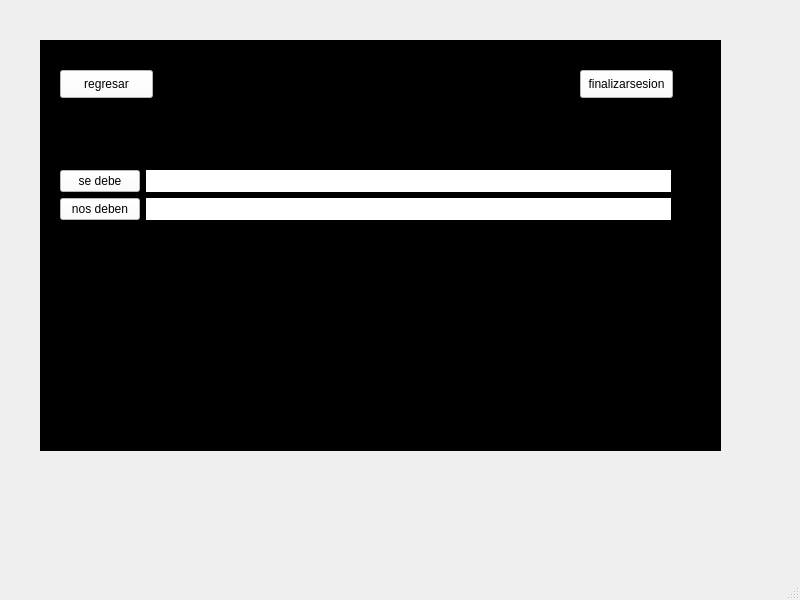
<?xml version="1.0" encoding="UTF-8"?>
<ui version="4.0">
 <class>MainWindow</class>
 <widget class="QMainWindow" name="MainWindow">
  <property name="geometry">
   <rect>
    <x>0</x>
    <y>0</y>
    <width>800</width>
    <height>600</height>
   </rect>
  </property>
  <property name="windowTitle">
   <string>MainWindow</string>
  </property>
  <widget class="QWidget" name="centralwidget">
   <widget class="QFrame" name="frame">
    <property name="geometry">
     <rect>
      <x>40</x>
      <y>40</y>
      <width>681</width>
      <height>411</height>
     </rect>
    </property>
    <property name="styleSheet">
     <string notr="true">background-color: rgb(0, 0, 0);</string>
    </property>
    <property name="frameShape">
     <enum>QFrame::StyledPanel</enum>
    </property>
    <property name="frameShadow">
     <enum>QFrame::Raised</enum>
    </property>
    <widget class="QPushButton" name="pushButton">
     <property name="geometry">
      <rect>
       <x>20</x>
       <y>30</y>
       <width>93</width>
       <height>28</height>
      </rect>
     </property>
     <property name="styleSheet">
      <string notr="true">background-color: rgb(255, 255, 255);</string>
     </property>
     <property name="text">
      <string>regresar</string>
     </property>
    </widget>
    <widget class="QPushButton" name="pushButton_2">
     <property name="geometry">
      <rect>
       <x>540</x>
       <y>30</y>
       <width>93</width>
       <height>28</height>
      </rect>
     </property>
     <property name="styleSheet">
      <string notr="true">background-color: rgb(255, 255, 255);</string>
     </property>
     <property name="text">
      <string>finalizarsesion</string>
     </property>
    </widget>
    <widget class="QWidget" name="formLayoutWidget">
     <property name="geometry">
      <rect>
       <x>20</x>
       <y>130</y>
       <width>611</width>
       <height>91</height>
      </rect>
     </property>
     <layout class="QFormLayout" name="formLayout">
      <item row="2" column="1">
       <widget class="QLabel" name="label">
        <property name="styleSheet">
         <string notr="true">background-color: rgb(255, 255, 255);</string>
        </property>
        <property name="text">
         <string/>
        </property>
       </widget>
      </item>
      <item row="1" column="0">
       <widget class="QPushButton" name="pushButton_4">
        <property name="styleSheet">
         <string notr="true">background-color: rgb(255, 255, 255);</string>
        </property>
        <property name="text">
         <string>se debe</string>
        </property>
       </widget>
      </item>
      <item row="2" column="0">
       <widget class="QPushButton" name="pushButton_3">
        <property name="styleSheet">
         <string notr="true">background-color: rgb(255, 255, 255);</string>
        </property>
        <property name="text">
         <string>nos deben</string>
        </property>
       </widget>
      </item>
      <item row="1" column="1">
       <widget class="QLabel" name="label_2">
        <property name="styleSheet">
         <string notr="true">background-color: rgb(255, 255, 255);</string>
        </property>
        <property name="text">
         <string/>
        </property>
       </widget>
      </item>
     </layout>
    </widget>
   </widget>
  </widget>
  <widget class="QMenuBar" name="menubar">
   <property name="geometry">
    <rect>
     <x>0</x>
     <y>0</y>
     <width>800</width>
     <height>26</height>
    </rect>
   </property>
  </widget>
  <widget class="QStatusBar" name="statusbar"/>
 </widget>
 <resources/>
 <connections/>
</ui>
